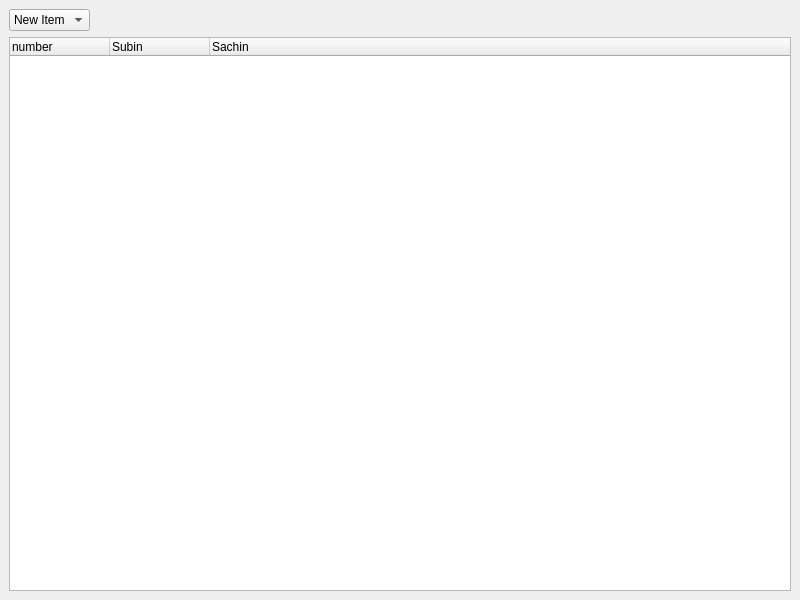
<?xml version="1.0" encoding="UTF-8"?>
<ui version="4.0">
 <class>MainWindow</class>
 <widget class="QMainWindow" name="MainWindow">
  <property name="geometry">
   <rect>
    <x>0</x>
    <y>0</y>
    <width>800</width>
    <height>600</height>
   </rect>
  </property>
  <property name="windowTitle">
   <string>MainWindow</string>
  </property>
  <widget class="QWidget" name="centralwidget">
   <layout class="QVBoxLayout" name="verticalLayout">
    <item>
     <layout class="QHBoxLayout" name="horizontalLayout">
      <item>
       <widget class="QComboBox" name="combobox_pipe">
        <item>
         <property name="text">
          <string comment="gopi" extracomment="subin">New Item</string>
         </property>
         <property name="icon">
          <iconset resource="icon.qrc">
           <normaloff>:/newPrefix/batman.png</normaloff>:/newPrefix/batman.png</iconset>
         </property>
        </item>
       </widget>
      </item>
      <item>
       <spacer name="horizontalSpacer">
        <property name="orientation">
         <enum>Qt::Horizontal</enum>
        </property>
        <property name="sizeHint" stdset="0">
         <size>
          <width>40</width>
          <height>20</height>
         </size>
        </property>
       </spacer>
      </item>
     </layout>
    </item>
    <item>
     <widget class="QTreeWidget" name="treewidget">
      <column>
       <property name="text">
        <string>number</string>
       </property>
      </column>
      <column>
       <property name="text">
        <string>Subin</string>
       </property>
      </column>
      <column>
       <property name="text">
        <string>Sachin</string>
       </property>
      </column>
     </widget>
    </item>
   </layout>
  </widget>
 </widget>
 <resources>
  <include location="icon.qrc"/>
 </resources>
 <connections/>
</ui>
